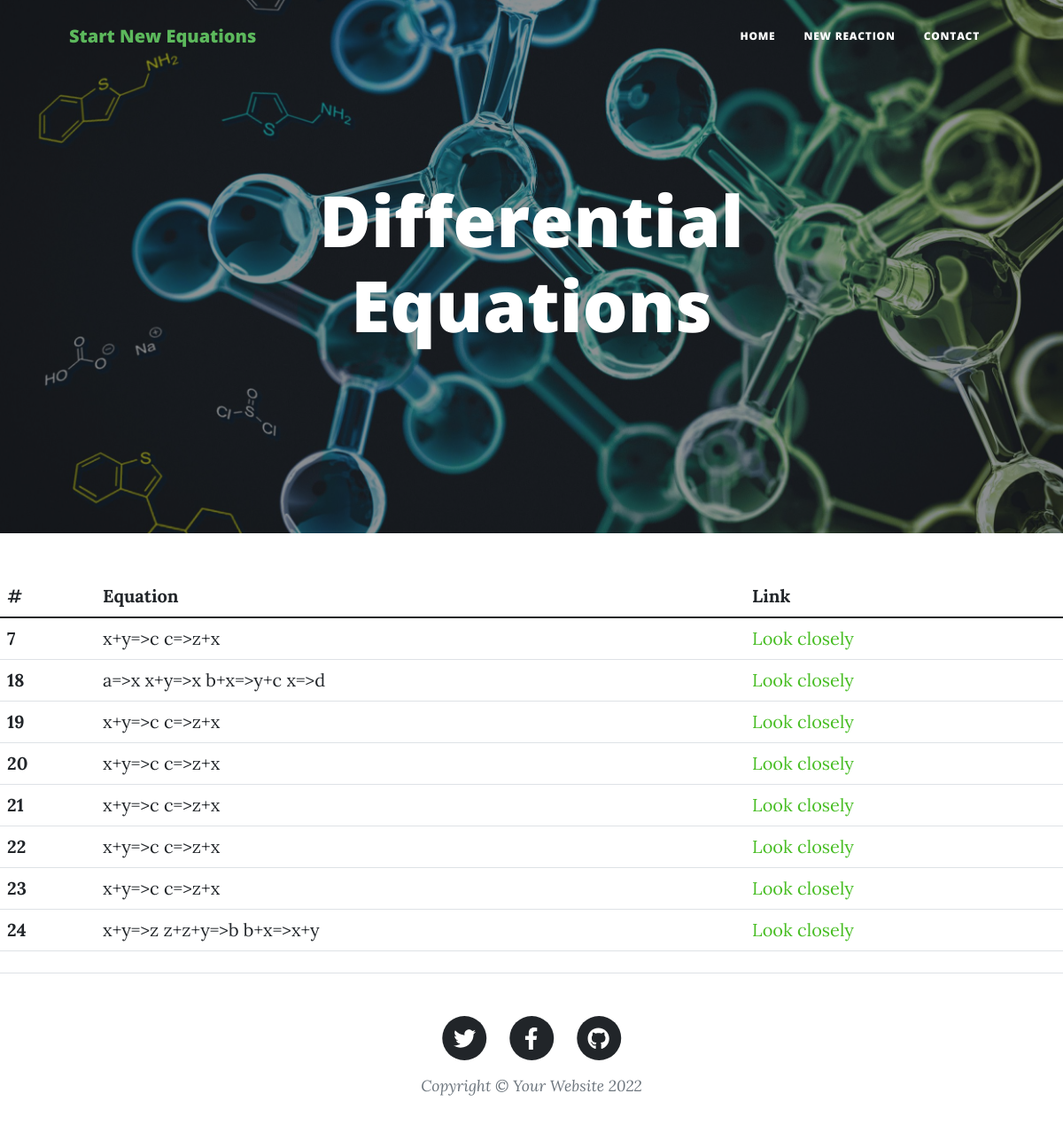
Before: / with the older database file.
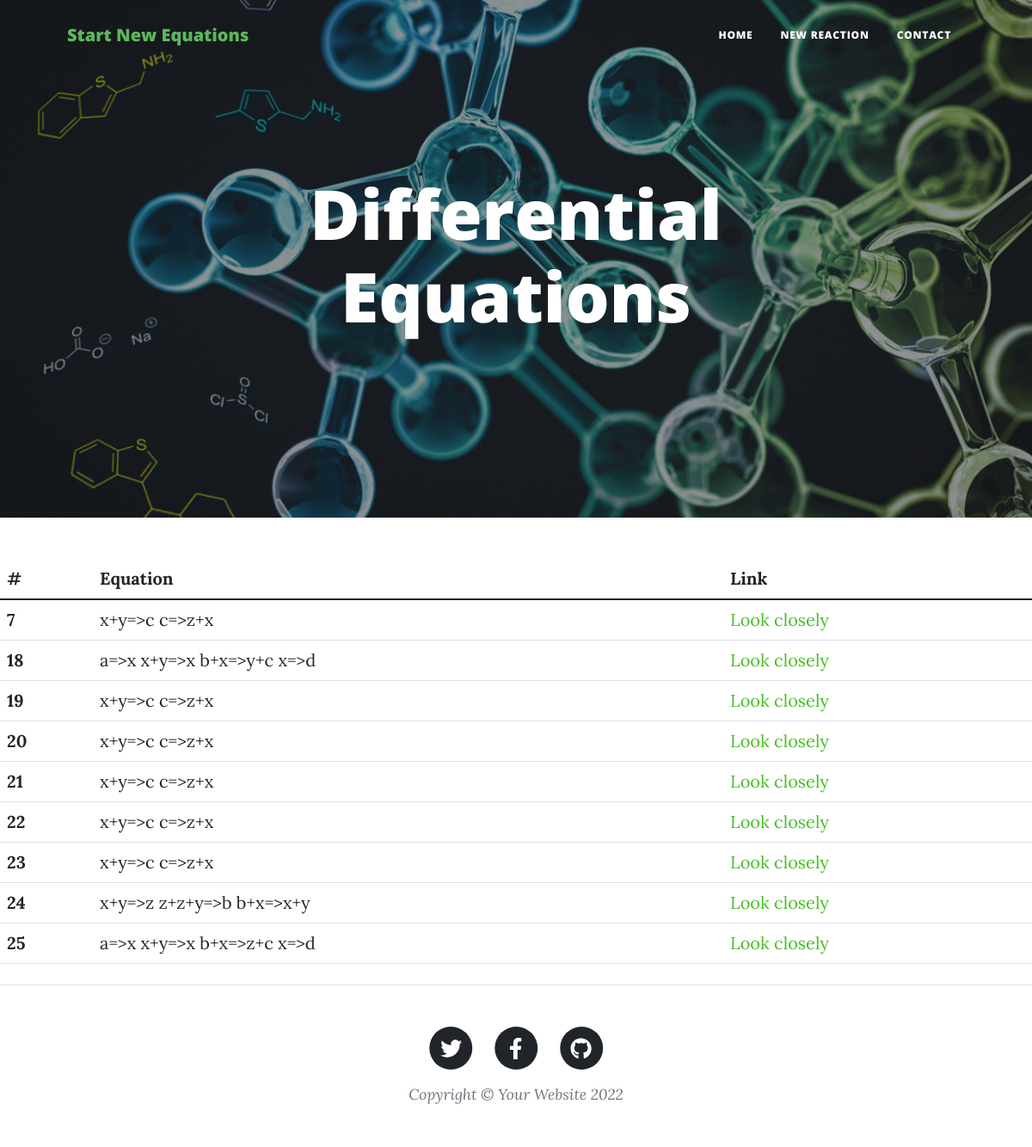
After: the same page with the newer database file.
### chemical/models.py (models this page shows, shortened)
class Chemical_Reaction(models.Model):
    reactants = models.TextField(max_length=200)

### chemical/views.py (the view)
# urls.py: path("", home, name="home"),
def home(request):
    all_reactions = Chemical_Reaction.objects.all()
    context = {"reactions": all_reactions}
    return render(request, "home.html", context)

### templates/home.html (shortened to what this page needs)
{%extends 'base.html' %}
{% block content %}
{%load static%}
<header class="masthead" style="background-image: url('{% static 'assets/img/chmm.jpg' %}')">
    <div class="container position-relative px-4 px-lg-5">
        <div class="row gx-4 gx-lg-5 justify-content-center">
            <div class="col-md-10 col-lg-8 col-xl-7">
                <div class="page-heading">
                    <h1>Differential Equations</h1>
                </div>
            </div>
        </div>
    </div>
</header>
<table class="table">
    <thead class="thead-dark">
        <tr>
            <th scope="col">#</th>
            <th scope="col">Equation</th>
            <th scope="col">Link</th>
        </tr>
    </thead>
    <tbody>
        {%for r in reactions%}
        <tr>
            <th scope="row">{{r.id}}</th>
            <td>{{r.reactants}}</td>
            <td><a href="{% url 'show_reaction' r.id %}" style="color:#49be25"> Look closely</a></td>
        </tr>
        {%endfor%}
    </tbody>
</table>
{% endblock content%}

### templates/base.html (shortened to what this page needs)
{%load static%}
<!DOCTYPE html>
<html lang="en">
<head>
    <link href="{% static 'css/styles.css' %}" rel="stylesheet" />
</head>
<body>
    <nav class="navbar navbar-expand-lg navbar-light" id="mainNav">
        <div class="container px-4 px-lg-5">
            <a class="navbar-brand" style="color: #5cb85c;" href="{% url 'create_reactions' %}">Start New Equations</a>
            <div class="collapse navbar-collapse" id="navbarResponsive">
                <ul class="navbar-nav ms-auto py-4 py-lg-0">
                    <li class="nav-item"><a class="nav-link px-lg-3 py-3 py-lg-4" href="{% url 'home' %}">Home</a></li>
                    <li class="nav-item"><a class="nav-link px-lg-3 py-3 py-lg-4"
                            href="{% url 'create_reactions' %}">New
                            Reaction</a></li>
                    <li class="nav-item"><a class="nav-link px-lg-3 py-3 py-lg-4" href="{% url 'contact'%}">Contact</a>
                    </li>
                </ul>
            </div>
        </div>
    </nav>
    <main class="mb-4">
        {% block content %}
        {% endblock %}
    </main>
    <footer class="border-top">
        <div class="container px-4 px-lg-5">
            <div class="row gx-4 gx-lg-5 justify-content-center">
                <div class="col-md-10 col-lg-8 col-xl-7">
                    <ul class="list-inline text-center">
                        <li class="list-inline-item">
                            <a href="#!">
                                <span class="fa-stack fa-lg">
                                    <i class="fas fa-circle fa-stack-2x"></i>
                                    <i class="fab fa-twitter fa-stack-1x fa-inverse"></i>
                                </span>
                            </a>
                        </li>
                        <li class="list-inline-item">
                            <a href="#!">
                                <span class="fa-stack fa-lg">
                                    <i class="fas fa-circle fa-stack-2x"></i>
                                    <i class="fab fa-facebook-f fa-stack-1x fa-inverse"></i>
                                </span>
                            </a>
                        </li>
                        <li class="list-inline-item">
                            <a href="https://github.com/aslon1213/Chemical-Equations">
                                <span class="fa-stack fa-lg">
                                    <i class="fas fa-circle fa-stack-2x"></i>
                                    <i class="fab fa-github fa-stack-1x fa-inverse"></i>
                                </span>
                            </a>
                        </li>
                    </ul>
                    <div class="small text-center text-muted fst-italic">Copyright &copy; Your Website 2022</div>
                </div>
            </div>
        </div>
    </footer>
</body>
</html>

Changed rows visible on the page:
added Chemical_Reaction: id "25", reactants "a=>x x+y=>x b+x=>z+c x=>d"
